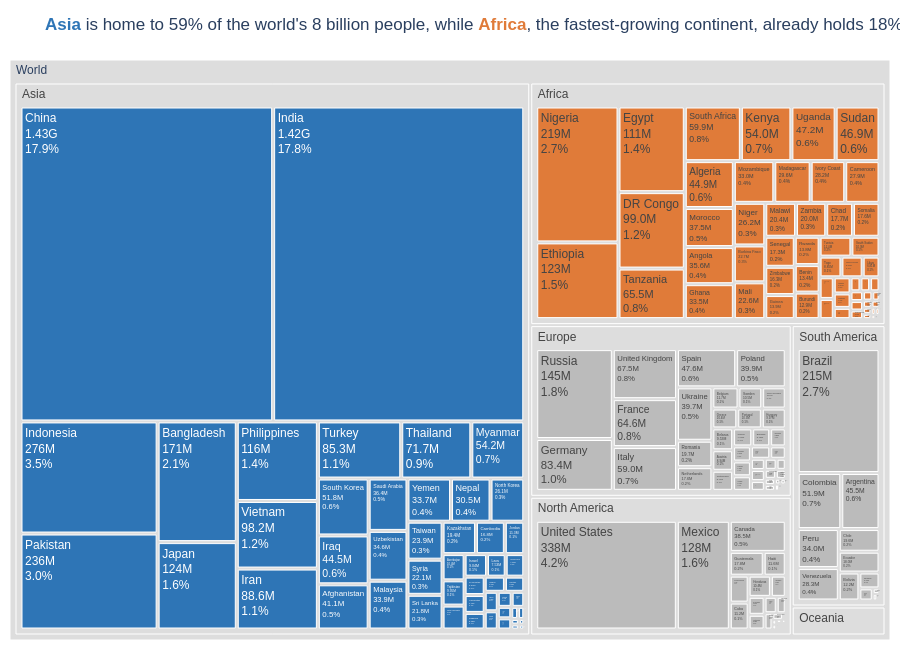

Source (notebook cell):
### Markdown cell above
**Chart choice & justification:** *Which chart did you choose, and why? Justify design choices.

Here, I chose a treemap because the question involves a part-to-whole relationship with a two-level hierarchy like continent to country, and it requires both to be represented in a single figure. Since population is an additive value, the areas at each level are meaningful, where a continent box represents the sum of the countries it contains. I established a single root using `px.Constant('World')`. The labels display the name, followed by the value in millions/billions, and then the share of the global total (%). As I mentioned on the previous ones; colors are meaningful and consistent throughout the notebook: Asia, which accounts for the majority of the world's population, is blue (matching the color used for Asia in Q3 and Q4), while Africa (the fastest-growing continent) is orange. Other continents are rendered in a neutral gray, with parent nodes appearing in a lighter shade of gray. In this way, the chart links the narrative of Africa’s growth to its current share of the global population. The colored words in the title correspond to the boxes, effectively serving as a legend.

### Code cell
# Q6
world_total = df['2022 Population'].sum()
asia_share = df.loc[df['Continent'] == 'Asia', '2022 Population'].sum() / world_total
africa_share = df.loc[df['Continent'] == 'Africa', '2022 Population'].sum() / world_total

fig = px.treemap(df, path=[px.Constant('World'), 'Continent', 'Country'],   # root -> continent -> country
                 values='2022 Population',                                    # additive -> areas meaningful
                 template='plotly_white', height=650)

fig.update_traces(
    texttemplate='%{label}<br>%{value:.3s}<br>%{percentRoot:.1%}',   # label, value, share of world
    hovertemplate='<b>%{label}</b><br>%{value:,.0f}<br>%{percentRoot:.1%} of world<extra></extra>',
    root_color='white')

# Asia blue, Africa orange (same as the others), other countries grey,
# World + continent boxes are light grey
fig.data[0].marker.colors = [
    BLUE if parent == 'World/Asia' else
    ORANGE if parent == 'World/Africa' else
    (LGREY if label == 'World' or parent == 'World' else GREY)
    for label, parent in zip(fig.data[0].labels, fig.data[0].parents)]

fig.update_layout(
    title=(f"<span style='color:{BLUE}'><b>Asia</b></span> is home to {asia_share:.0%} of the world's "
           f"{world_total/1e9:.0f} billion people, while <span style='color:{ORANGE}'><b>Africa</b></span>, "
           f"the fastest-growing continent, already holds {africa_share:.0%}"),
    font=dict(family='Arial', size=12), margin=dict(t=60, l=10, r=10, b=10))
fig.show()

### Figure 1 — Plotly figure (JSON) as saved in the notebook; plotly's stock layout.template omitted (floating-point values rounded to 4 significant figures; data arrays with more than 128 entries replaced by an {"elided": "..."} marker saying what was removed)
{"data": [{"branchvalues": "total", "domain": {"x": [0, 1], "y": [0, 1]}, "hovertemplate": "<b>%{label}</b><br>%{value:,.0f}<br>%{percentRoot:.1%} of world<extra></extra>", "ids": {"elided": "241 str values"}, "labels": {"elided": "241 str values"}, "name": "", "parents": {"elided": "241 str values"}, "values": {"elided": "241 int values"}, "type": "treemap", "root": {"color": "white"}, "texttemplate": "%{label}<br>%{value:.3s}<br>%{percentRoot:.1%}", "marker": {"colors": {"elided": "241 str values"}}}], "layout": {"legend": {"tracegroupgap": 0}, "margin": {"t": 60, "l": 10, "r": 10, "b": 10}, "height": 650, "font": {"family": "Arial", "size": 12}, "title": {"text": "<span style='color:#2E75B6'><b>Asia</b></span> is home to 59% of the world's 8 billion people, while <span style='color:#E07B39'><b>Africa</b></span>, the fastest-growing continent, already holds 18%"}}}
